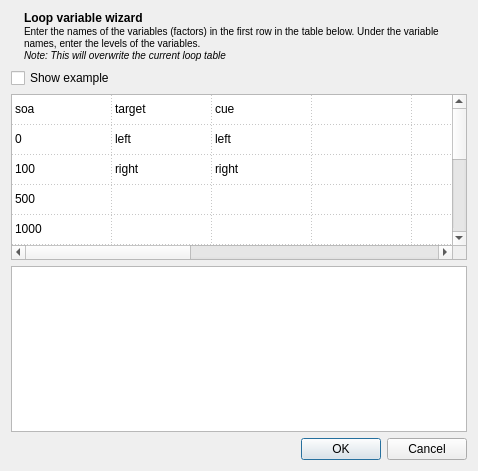
<?xml version="1.0" encoding="UTF-8"?>
<ui version="4.0">
 <class>loop_wizard_dialog</class>
 <widget class="QDialog" name="loop_wizard_dialog">
  <property name="geometry">
   <rect>
    <x>0</x>
    <y>0</y>
    <width>478</width>
    <height>471</height>
   </rect>
  </property>
  <property name="windowTitle">
   <string>Loop Variable Wizard</string>
  </property>
  <layout class="QVBoxLayout" name="verticalLayout">
   <item>
    <widget class="QWidget" name="widget" native="true">
     <layout class="QHBoxLayout" name="horizontalLayout">
      <property name="margin">
       <number>0</number>
      </property>
      <item>
       <widget class="QLabel" name="label_wizard">
        <property name="sizePolicy">
         <sizepolicy hsizetype="Fixed" vsizetype="Preferred">
          <horstretch>0</horstretch>
          <verstretch>0</verstretch>
         </sizepolicy>
        </property>
        <property name="text">
         <string/>
        </property>
        <property name="pixmap">
         <pixmap>:/icons/wizard_large.png</pixmap>
        </property>
       </widget>
      </item>
      <item>
       <widget class="QLabel" name="label_2">
        <property name="text">
         <string>&lt;b&gt;Loop variable wizard&lt;/b&gt;&lt;br /&gt;&lt;small&gt;Enter the names of the variables (factors) in the first row in the table below. Under the variable names, enter the levels of the variables.&lt;br /&gt;&lt;i&gt;Note: This will overwrite the current loop table&lt;/i&gt;&lt;/small&gt;</string>
        </property>
        <property name="wordWrap">
         <bool>true</bool>
        </property>
       </widget>
      </item>
     </layout>
    </widget>
   </item>
   <item>
    <widget class="QWidget" name="widget_2" native="true">
     <layout class="QHBoxLayout" name="horizontalLayout_2">
      <property name="margin">
       <number>0</number>
      </property>
      <item>
       <widget class="QCheckBox" name="checkBox">
        <property name="text">
         <string>Show example</string>
        </property>
       </widget>
      </item>
      <item>
       <spacer name="horizontalSpacer">
        <property name="orientation">
         <enum>Qt::Horizontal</enum>
        </property>
        <property name="sizeHint" stdset="0">
         <size>
          <width>40</width>
          <height>20</height>
         </size>
        </property>
       </spacer>
      </item>
     </layout>
    </widget>
   </item>
   <item>
    <widget class="good_looking_table" name="table_example">
     <property name="editTriggers">
      <set>QAbstractItemView::NoEditTriggers</set>
     </property>
     <property name="gridStyle">
      <enum>Qt::DotLine</enum>
     </property>
     <attribute name="horizontalHeaderVisible">
      <bool>false</bool>
     </attribute>
     <attribute name="verticalHeaderVisible">
      <bool>false</bool>
     </attribute>
     <row>
      <property name="text">
       <string>New Row</string>
      </property>
     </row>
     <row>
      <property name="text">
       <string>New Row</string>
      </property>
     </row>
     <row>
      <property name="text">
       <string>New Row</string>
      </property>
     </row>
     <row>
      <property name="text">
       <string>New Row</string>
      </property>
     </row>
     <row>
      <property name="text">
       <string>New Row</string>
      </property>
     </row>
     <row>
      <property name="text">
       <string>New Row</string>
      </property>
     </row>
     <row>
      <property name="text">
       <string>New Row</string>
      </property>
     </row>
     <row>
      <property name="text">
       <string>New Row</string>
      </property>
     </row>
     <row>
      <property name="text">
       <string>New Row</string>
      </property>
     </row>
     <row>
      <property name="text">
       <string>New Row</string>
      </property>
     </row>
     <row>
      <property name="text">
       <string>New Row</string>
      </property>
     </row>
     <row>
      <property name="text">
       <string>New Row</string>
      </property>
     </row>
     <column>
      <property name="text">
       <string>New Column</string>
      </property>
     </column>
     <column>
      <property name="text">
       <string>New Column</string>
      </property>
     </column>
     <column>
      <property name="text">
       <string>New Column</string>
      </property>
     </column>
     <column>
      <property name="text">
       <string>New Column</string>
      </property>
     </column>
     <column>
      <property name="text">
       <string>New Column</string>
      </property>
     </column>
     <column>
      <property name="text">
       <string>New Column</string>
      </property>
     </column>
     <column>
      <property name="text">
       <string>New Column</string>
      </property>
     </column>
     <column>
      <property name="text">
       <string>New Column</string>
      </property>
     </column>
     <column>
      <property name="text">
       <string>New Column</string>
      </property>
     </column>
     <column>
      <property name="text">
       <string>New Column</string>
      </property>
     </column>
     <item row="0" column="0">
      <property name="text">
       <string>soa</string>
      </property>
     </item>
     <item row="0" column="1">
      <property name="text">
       <string>target</string>
      </property>
     </item>
     <item row="0" column="2">
      <property name="text">
       <string>cue</string>
      </property>
     </item>
     <item row="1" column="0">
      <property name="text">
       <string>0</string>
      </property>
     </item>
     <item row="1" column="1">
      <property name="text">
       <string>left</string>
      </property>
     </item>
     <item row="1" column="2">
      <property name="text">
       <string>left</string>
      </property>
     </item>
     <item row="2" column="0">
      <property name="text">
       <string>100</string>
      </property>
     </item>
     <item row="2" column="1">
      <property name="text">
       <string>right</string>
      </property>
     </item>
     <item row="2" column="2">
      <property name="text">
       <string>right</string>
      </property>
     </item>
     <item row="3" column="0">
      <property name="text">
       <string>500</string>
      </property>
     </item>
     <item row="4" column="0">
      <property name="text">
       <string>1000</string>
      </property>
     </item>
    </widget>
   </item>
   <item>
    <widget class="good_looking_table" name="table_wizard">
     <property name="gridStyle">
      <enum>Qt::DotLine</enum>
     </property>
     <attribute name="horizontalHeaderVisible">
      <bool>false</bool>
     </attribute>
     <attribute name="verticalHeaderVisible">
      <bool>false</bool>
     </attribute>
    </widget>
   </item>
   <item>
    <widget class="QDialogButtonBox" name="buttonBox">
     <property name="orientation">
      <enum>Qt::Horizontal</enum>
     </property>
     <property name="standardButtons">
      <set>QDialogButtonBox::Cancel|QDialogButtonBox::Ok</set>
     </property>
    </widget>
   </item>
  </layout>
 </widget>
 <customwidgets>
  <customwidget>
   <class>good_looking_table</class>
   <extends>QTableWidget</extends>
   <header location="global">libqtopensesame/widgets/good_looking_table.h</header>
  </customwidget>
 </customwidgets>
 <resources/>
 <connections>
  <connection>
   <sender>buttonBox</sender>
   <signal>accepted()</signal>
   <receiver>loop_wizard_dialog</receiver>
   <slot>accept()</slot>
   <hints>
    <hint type="sourcelabel">
     <x>248</x>
     <y>254</y>
    </hint>
    <hint type="destinationlabel">
     <x>157</x>
     <y>274</y>
    </hint>
   </hints>
  </connection>
  <connection>
   <sender>buttonBox</sender>
   <signal>rejected()</signal>
   <receiver>loop_wizard_dialog</receiver>
   <slot>reject()</slot>
   <hints>
    <hint type="sourcelabel">
     <x>316</x>
     <y>260</y>
    </hint>
    <hint type="destinationlabel">
     <x>286</x>
     <y>274</y>
    </hint>
   </hints>
  </connection>
  <connection>
   <sender>checkBox</sender>
   <signal>toggled(bool)</signal>
   <receiver>table_example</receiver>
   <slot>setVisible(bool)</slot>
   <hints>
    <hint type="sourcelabel">
     <x>63</x>
     <y>85</y>
    </hint>
    <hint type="destinationlabel">
     <x>220</x>
     <y>170</y>
    </hint>
   </hints>
  </connection>
 </connections>
</ui>
